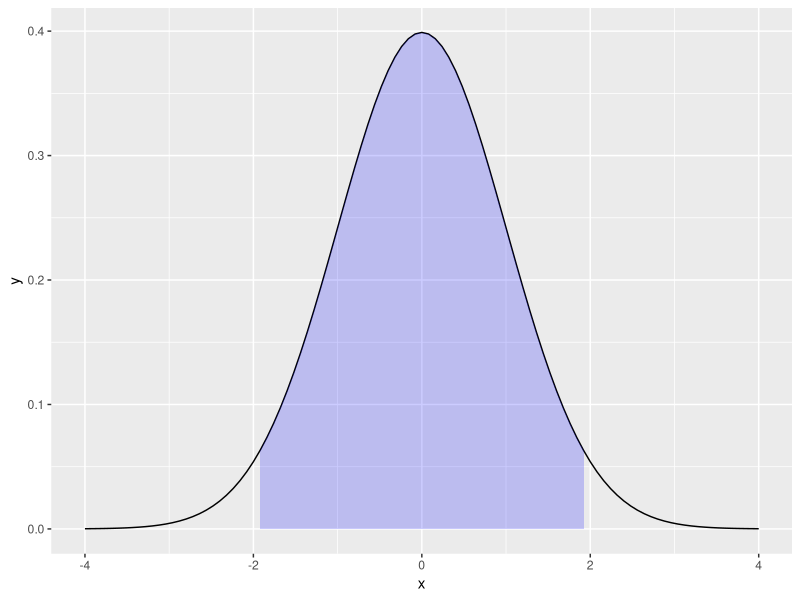
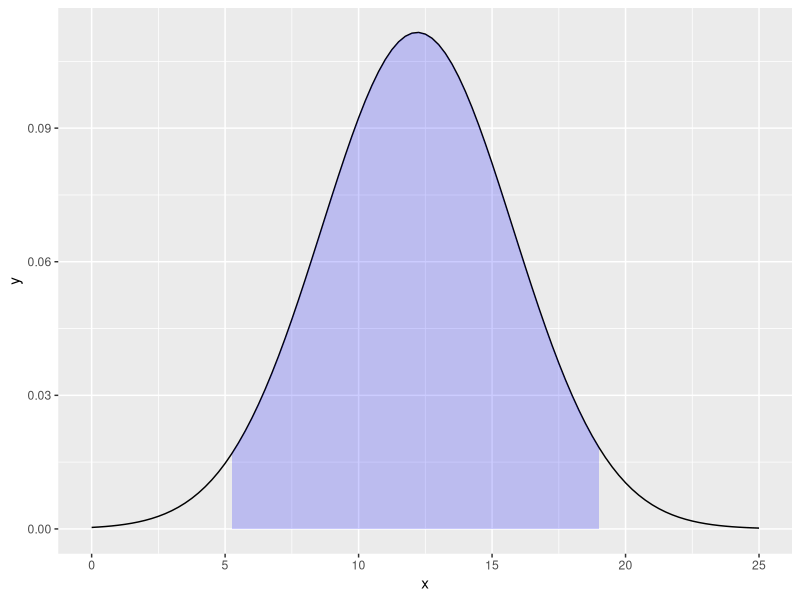

Here is the R script that generated these plots, in order:
library(tidyverse)
set.seed(12345)
N <- 5
X <- rnorm(N,10,8) %>% round
X

mean(X)
var(X)
sd(X)
mean((X-mean(X))^2)
# 95%
mean(X) + 1.96 * (8/sqrt(5))
qnorm(0.975,12.2,(8/sqrt(5)))
mean(X) - 1.96 * (8/sqrt(5))
# 間違えてみる。sとnを入れ替え
mean(X) + 1.96 * (5/sqrt(8))
mean(X) - 1.96 * (5/sqrt(8))
#
t.test(X)

library(ggplot2)
limitRange <- function(fun, min, max) {
    function(x) {
        y <- fun(x)
        y[x < min  |  x > max] <- NA
        return(y)
    }
}

limitRange2 <- function(fun, min, max) {
    function(x) {
        y <- fun(x,mean=12.2,sd=8/sqrt(5))
        y[x < min  |  x > max] <- NA
        return(y)
    }
}

ggplot(data.frame(x=c(-4, 4)), aes(x=x)) + stat_function(fun = dnorm) +
    stat_function(fun = limitRange(dnorm, -1.96, 1.96),geom="area", fill="blue", alpha=0.2)
ggplot(data.frame(x=c(0, 25)), aes(x=x)) + 
    stat_function(fun = dnorm,args=list(mean=12.2,sd=8/sqrt(5))) +
    stat_function(fun = limitRange2(dnorm, 5.187691,19.2131),geom="area", fill="blue", alpha=0.2)
